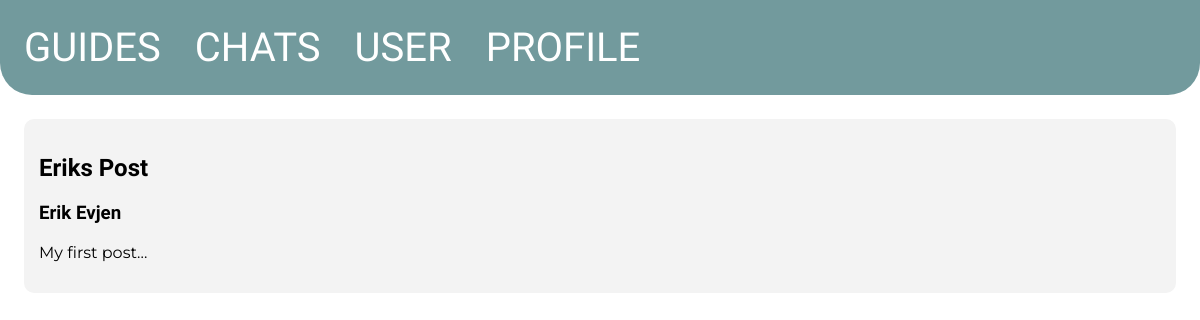
Before: /3/view/ with the older database file.
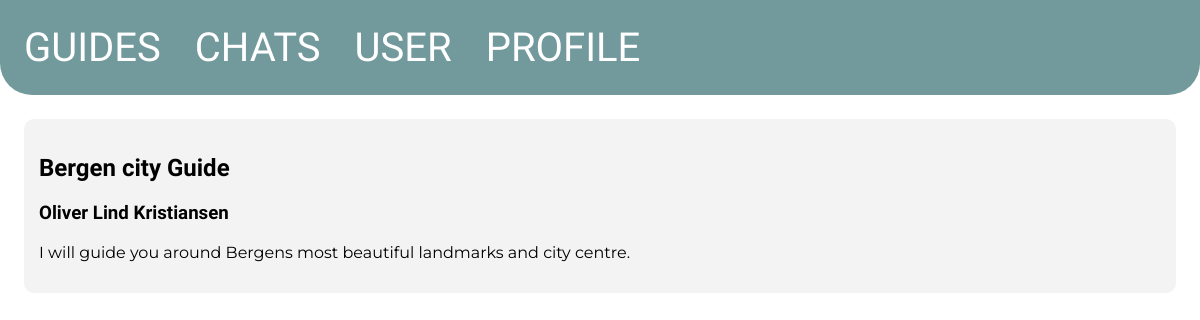
After: the same page with the newer database file.
### tables this page shows
CREATE TABLE posts
(
    id       INTEGER PRIMARY KEY AUTOINCREMENT,
    byUser   INTEGER,
    created  TIMESTAMP NOT NULL DEFAULT CURRENT_TIMESTAMP,
    title    TEXT      NOT NULL,
    content  TEXT      NOT NULL,
    country  TEXT      NOT NULL,
    city     TEXT      NOT NULL,
    language TEXT,
    price    INTEGER   NOT NULL,
    FOREIGN KEY (byUser) REFERENCES user (id)
);

CREATE TABLE user
(
    id        INTEGER PRIMARY KEY AUTOINCREMENT,
    firstname TEXT NOT NULL,
    lastname  TEXT NOT NULL,
    age       INTEGER,
    country   TEXT
);

### app.py (the view)
@app.route('/<int:id>/view/', methods=('GET', 'POST'))
def view(id):
    conn = get_db_connection()
    posts = conn.execute('SELECT * FROM posts, user WHERE posts.id = ? AND posts.byUser = user.id', (id,)).fetchone()
    conn.close()
    return render_template('view-guide.html', posts=posts)

### app.py (called while the page is built)
def get_db_connection():
    conn = sqlite3.connect('database.db')
    conn.row_factory = sqlite3.Row
    return conn

### templates/view-guide.html
{% extends 'base.html' %}
{% block content %}
    <div class='post'>
        <h2>{{ posts['title'] }}</h2>
        <h3>{{ posts['firstname'] }} {{ posts['lastname'] }}</h3>
        <p>{{ posts['content'] }}</p>
    </div>
{% endblock %}

Changed rows visible on the page:
no longer on this page (row unchanged): user: firstname "Erik", lastname "Evjen"
changed posts: title "Eriks Post" → "Bergen city Guide"; content "My first post..." → "I will guide you around Bergens most beautiful landmarks and city centre."
now on this page (row unchanged): user: firstname "Oliver Lind", lastname "Kristiansen"
